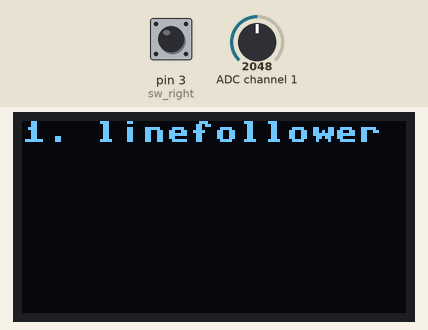
Simulated run of this program. Board: MicroPython board. Parts: 128×64 one-colour display. Inputs (shaded band) come from the test bench; at power-on: ADC channel 1 = 2048, pin 3 (sw_right) HIGH (analog values on the 0–4095 scale). Library files of the repository ran but are not shown: ssd1306.py, ADS1115.py; what the program prints to the serial console is not drawn.

Above: at 1.3 s.
1.4 s: ADC channel 1 set to 1302
2.9 s: ADC channel 1 set to 1214
At 3.13 s:
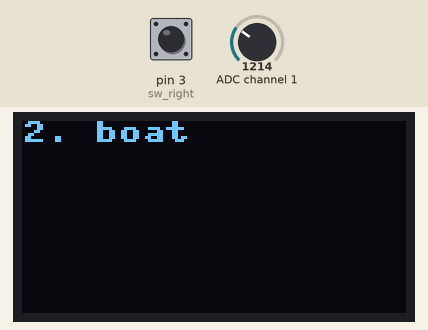
At 4.9 s:
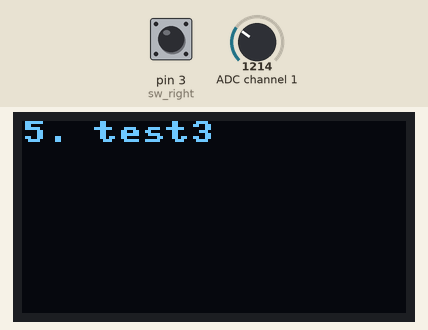
Timing chart, 0 to 6.4 s (numbered marks = the images above; inputs shaded):
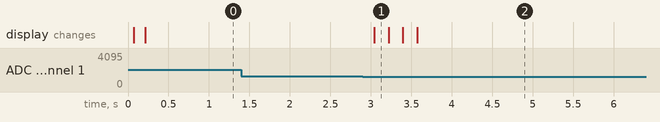

Measured:
- the behaviour switches between 1241 and 1240 on ADC channel 1 (found by bisection; images 0 and 1)
- after the input at 1.4 s, every drawn part: stays the same
- after the input at 2.9 s, the display: changes after 0.14 s (image 1)

The program:

main.py
```python
import sys
sys.path.append("/libs")
sys.path.append("/modes")

from time import sleep
from machine import Pin, I2C, ADC
import linefollower
import boat
import chellenger
from ssd1306 import SSD1306_I2C
from ADS1115 import *

i2c = I2C(scl=Pin(9), sda=Pin(8))
adc = ADS1115(i2c=i2c)
adc.setVoltageRange_mV(ADS1115_RANGE_4096)
oled = SSD1306_I2C(128, 64, i2c)

sw_right = Pin(3, Pin.IN, Pin.PULL_UP)
sw_left = Pin(2, Pin.IN, Pin.PULL_UP)

def read(channel):
    adc.setCompareChannels(channel)
    adc.startSingleMeasurement()
    while adc.isBusy():
        pass
    res = adc.getRawResult()
    return res

mode = 0
modes = ["linefollower", "boat", "chellenger", "test2", "test3"]

pot = ADC(Pin(0))

while True:
    if read(ADS1115_COMP_1_GND) < 8000:
        if mode < 4:
            mode += 1
            print("down")
    if read(ADS1115_COMP_1_GND) > 20000:
        if mode > 0:
            mode -= 1
            print("up")

    oled.fill(0)
    oled.text(f"{mode+1}. {modes[mode]}", 0, 0)
    oled.show()
    if sw_right.value() == 0:
        if mode == 0:
            linefollower.start()
            sleep(2)
        if mode == 1:
            boat.start()
            sleep(2)
        if mode == 2:
            chellenger.start()
            sleep(2)
    sleep(0.15)
```
